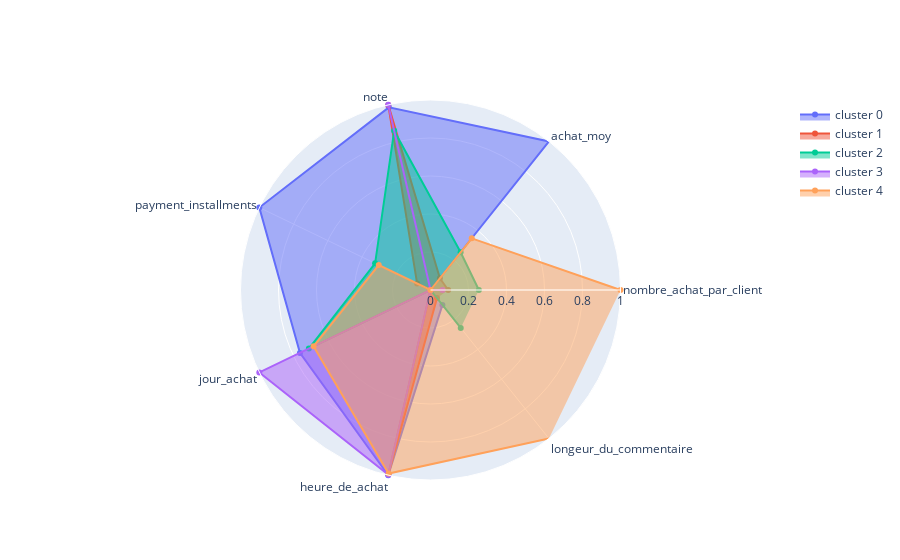

The code cell stored with this chart in its notebook:
### Code cell
categories =  ["nombre_achat_par_client","achat_moy", "note",
              "payment_installments","jour_achat","heure_de_achat","longeur_du_commentaire"]
fig = go.Figure()

fig.add_trace(go.Scatterpolar(
      r=cluster.iloc[0,:],
      theta=categories,
      fill='toself',
      name='cluster 0'
))
fig.add_trace(go.Scatterpolar(
      r=cluster.iloc[1,:],
      theta=categories,
      fill='toself',
      name='cluster 1'

))
fig.add_trace(go.Scatterpolar(
      r=cluster.iloc[2,:],
      theta=categories,
      fill='toself',
      name='cluster 2'
))
fig.add_trace(go.Scatterpolar(
      r=cluster.iloc[3,:],
      theta=categories,
      fill='toself',
      name='cluster 3'

))
fig.add_trace(go.Scatterpolar(
      r=cluster.iloc[4,:],
      theta=categories,
      fill='toself',
      name='cluster 4'

))
fig.update_layout(
  polar=dict(
    radialaxis=dict(
      visible=True,
      range=[0, 1]
    )),
  showlegend=True
)

fig.show()

### Figure 1 — Plotly figure (JSON) as saved in the notebook; plotly's stock layout.template omitted (floating-point values rounded to 4 significant figures)
{"data": [{"fill": "toself", "name": "cluster 0", "r": [0, 1.0, 0.9859, 1, 0.7628, 1.0, 0.1004, 0], "theta": ["nombre_achat_par_client", "achat_moy", "note", "payment_installments", "jour_achat", "heure_de_achat", "longeur_du_commentaire"], "type": "scatterpolar"}, {"fill": "toself", "name": "cluster 1", "r": [0.09303, 0.07927, 0.9994, 0.07807, 0, 0.9939, 0.05464, 0.25], "theta": ["nombre_achat_par_client", "achat_moy", "note", "payment_installments", "jour_achat", "heure_de_achat", "longeur_du_commentaire"], "type": "scatterpolar"}, {"fill": "toself", "name": "cluster 2", "r": [0.2545, 0.2542, 0.8593, 0.3236, 0.7104, 0, 0.2553, 0.5], "theta": ["nombre_achat_par_client", "achat_moy", "note", "payment_installments", "jour_achat", "heure_de_achat", "longeur_du_commentaire"], "type": "scatterpolar"}, {"fill": "toself", "name": "cluster 3", "r": [0.06324, 0, 1, 0, 1, 0.997, 0, 0.75], "theta": ["nombre_achat_par_client", "achat_moy", "note", "payment_installments", "jour_achat", "heure_de_achat", "longeur_du_commentaire"], "type": "scatterpolar"}, {"fill": "toself", "name": "cluster 4", "r": [1, 0.3479, 0, 0.3023, 0.6831, 0.9908, 1.0, 1], "theta": ["nombre_achat_par_client", "achat_moy", "note", "payment_installments", "jour_achat", "heure_de_achat", "longeur_du_commentaire"], "type": "scatterpolar"}], "layout": {"polar": {"radialaxis": {"range": [0, 1], "visible": true}}, "showlegend": true}}
